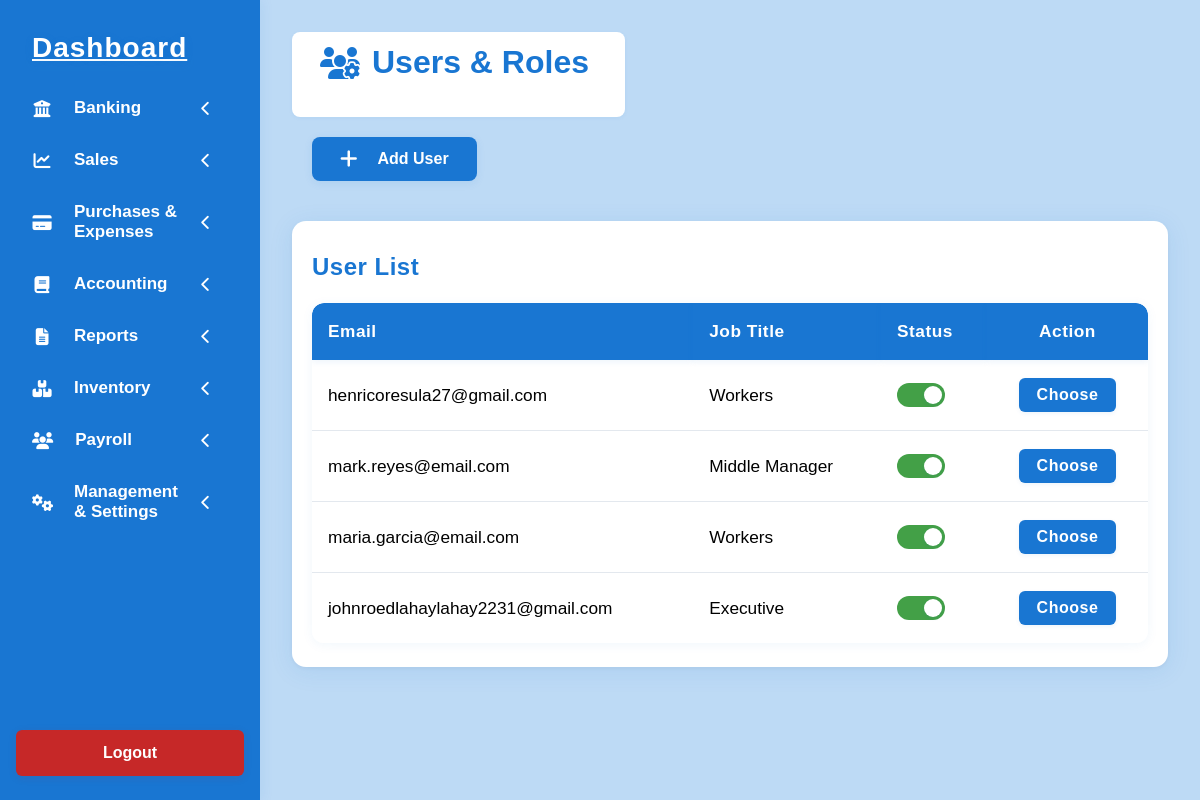
The app's page /dashboard_things/user_roles_form.php, older data.
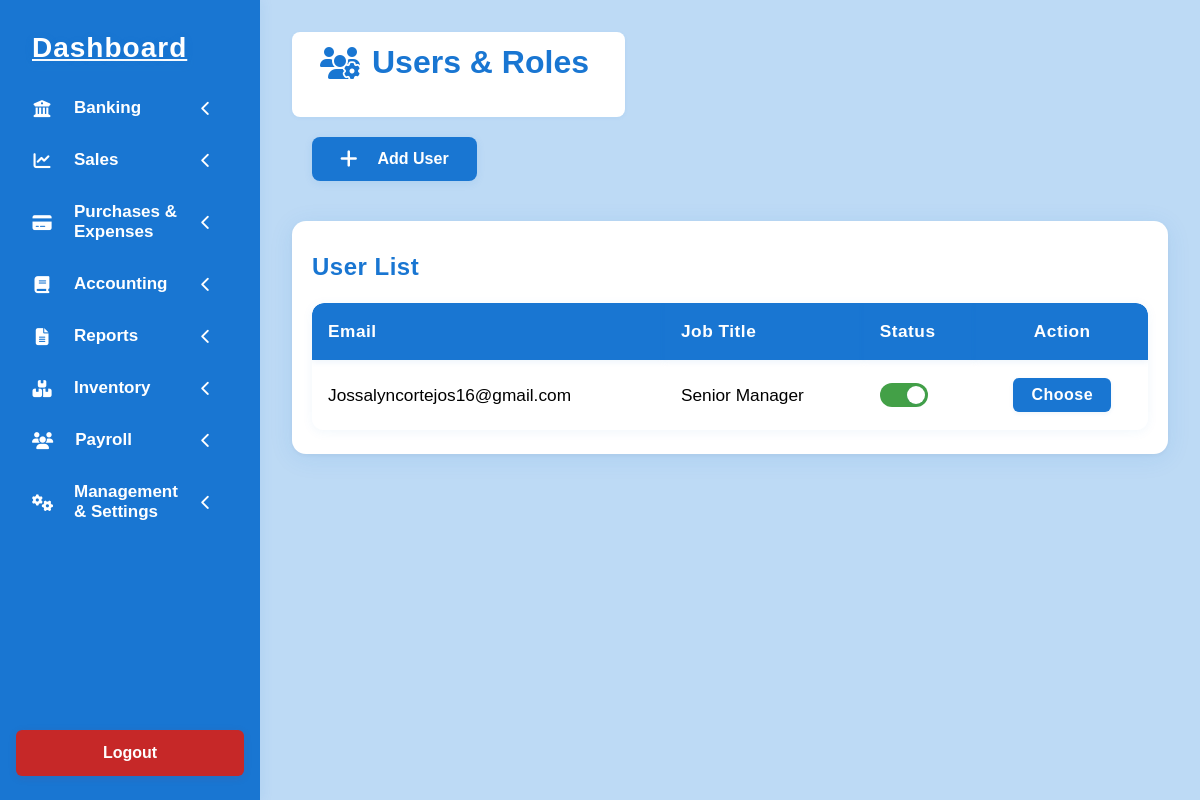
The same page, newer data.
### tables this page shows
CREATE TABLE `user_login` (
  `user_id` int(11) NOT NULL,
  `email_address` varchar(255) NOT NULL,
  `password_secret` varchar(255) NOT NULL,
  `phone_number` varchar(20) DEFAULT NULL,
  `phone_confirmed` tinyint(1) NOT NULL DEFAULT 0,
  `two_step_on` tinyint(1) NOT NULL DEFAULT 0,
  `date_joined` datetime NOT NULL DEFAULT current_timestamp(),
  `last_update` datetime NOT NULL DEFAULT current_timestamp() ON UPDATE current_timestamp(),
  `failed_attempts` int(11) NOT NULL DEFAULT 0,
  `last_failed_attempt` datetime DEFAULT NULL,
  `status` varchar(20) NOT NULL DEFAULT 'active',
  `reset_code` varchar(255) DEFAULT NULL,
  `reset_code_expiry` datetime DEFAULT NULL,
  `reset_code_used` tinyint(1) DEFAULT 0,
  `job_title` varchar(100) DEFAULT NULL
);

### dashboard_things/user_roles_form.php (the view, shortened to what this page needs)
<?php include 'sidebar_form.php'; ?>
<!DOCTYPE html>
<html lang="en">
<head>
    <link rel="stylesheet" href="users_roles_style.css">
</head>
<body>
    <div class="main-content">
        <div class="section-title-box">
            <h1 class="section-title"><i class="fa-solid fa-users-cog"></i> Users & Roles</h1>
        </div>
        <div class="action-buttons">
            <button class="add-button" id="openAddEmployeeModal">
                <i class="fa-solid fa-plus"></i>
                Add User
            </button>
        </div>
        <?php
        include '../includes_files/connection.php';
        $sql = "SELECT user_id, email_address, job_title, status FROM user_login WHERE job_title != 'executives' ORDER BY user_id DESC";
        $result = $conn->query($sql);
        ?>
        <div class="employee-table-container">
        <h2 class="employee-table-title">User List</h2>
        <table class="employee-table">
            <thead>
                <tr>
                    <th>Email</th>
                    <th>Job Title</th>
                    <th>Status</th>
                    <th>Action</th>
                </tr>
            </thead>
            <tbody>
            <?php if (
                $result && $result->num_rows > 0): ?>
                <?php while($row = $result->fetch_assoc()): ?>
                    <tr data-user-id="<?= $row['user_id'] ?>" data-email="<?= htmlspecialchars($row['email_address']) ?>" data-job-title="<?= htmlspecialchars($row['job_title']) ?>" data-status="<?= htmlspecialchars($row['status']) ?>">
                        <td><?= htmlspecialchars($row['email_address']) ?></td>
                        <td><?= htmlspecialchars(ucwords(str_replace('_', ' ', $row['job_title']))) ?></td>
                        <td>
                            <label class="switch">
                                <span class="slider"></span>
                            </label>
                        </td>
                        <td style="white-space: nowrap; position:relative;">
                            <button class="actions-btn" type="button">Choose</button>
                        </td>
                    </tr>
                <?php endwhile; ?>
            <?php else: ?>
                <tr><td colspan="4">No users found.</td></tr>
            <?php endif; ?>
            </tbody>
        </table>
        </div>
    </div>
</body>
</html>

Row changes from the older to the newer data that the page shows:
removed user_login: email_address "henricoresula27@gmail.com", job_title "Workers"
removed user_login: email_address "mark.reyes@email.com", job_title "Middle Manager"
removed user_login: email_address "maria.garcia@email.com", job_title "Workers"
removed user_login: email_address "johnroedlahaylahay2231@gmail.com", job_title "Executive"
added user_login: email_address "Jossalyncortejos16@gmail.com", job_title "Senior Manager"
